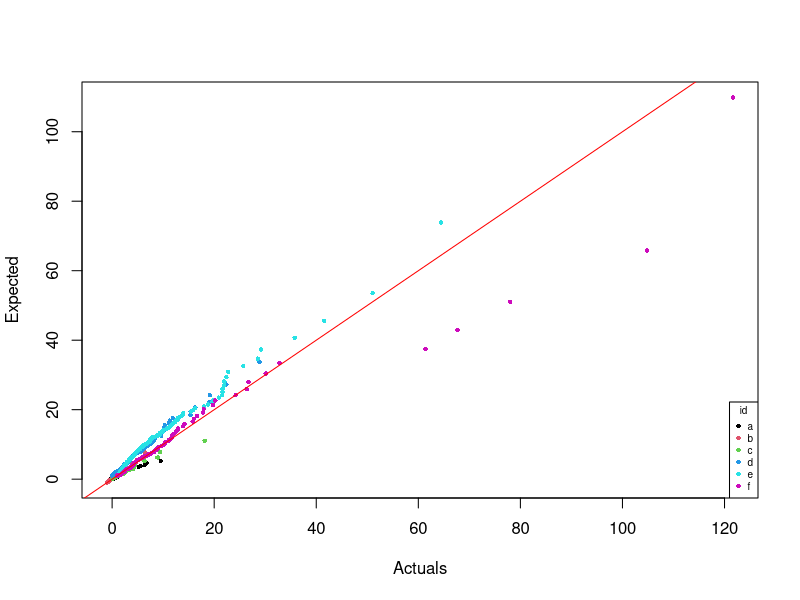
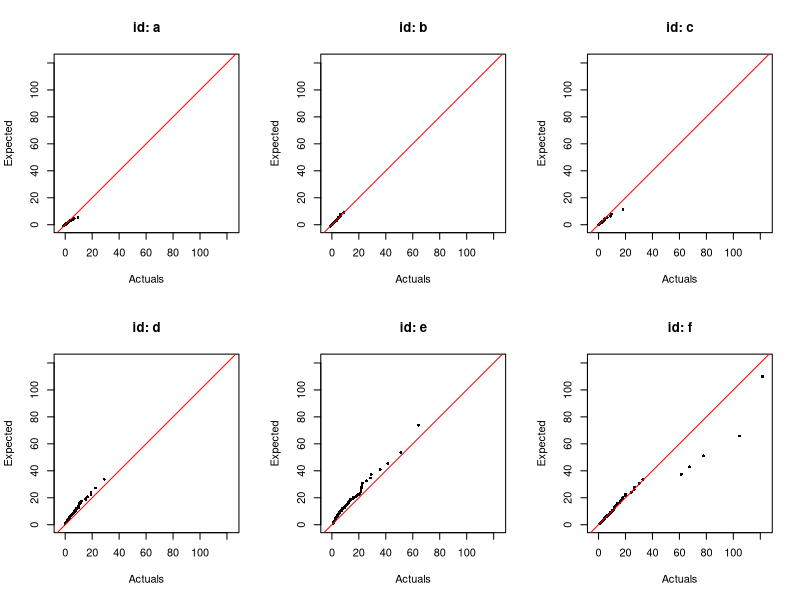
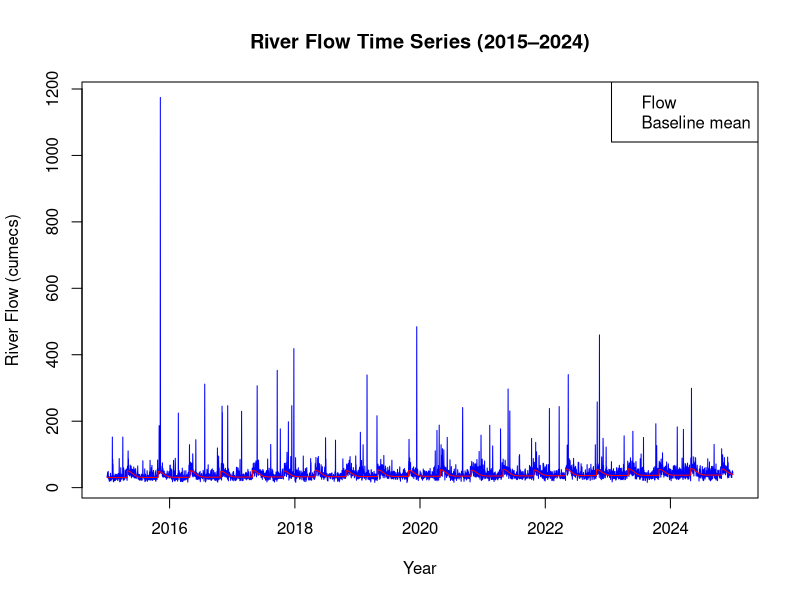
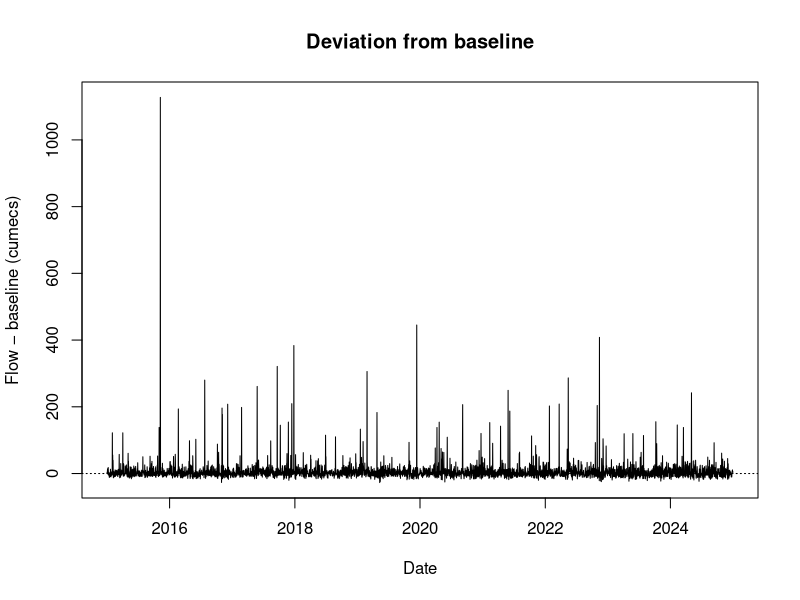
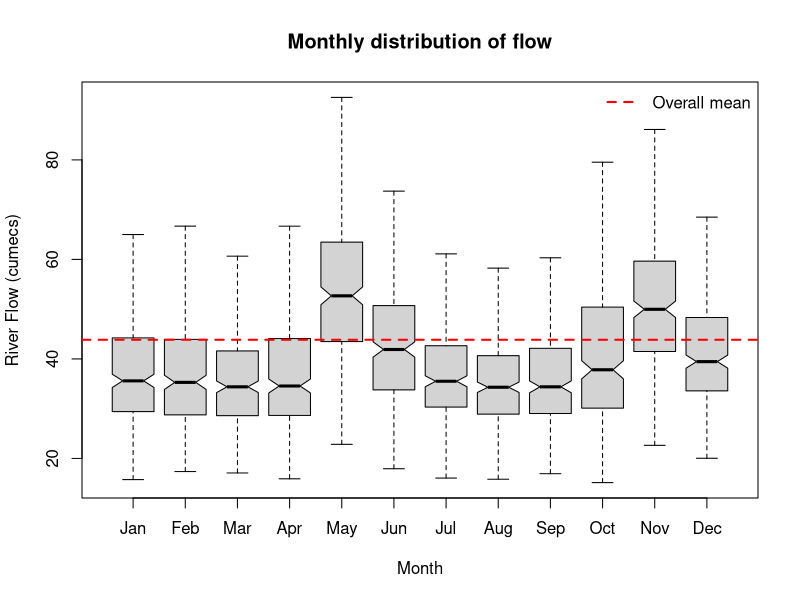
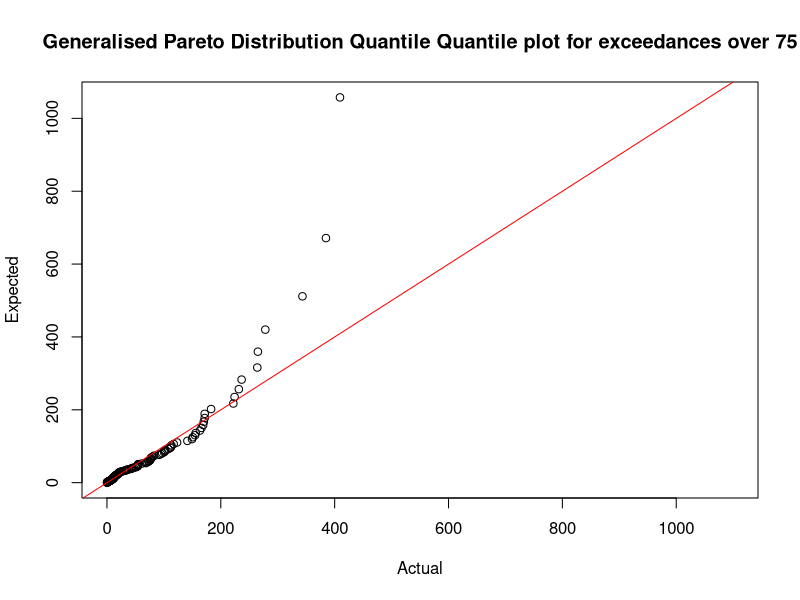

Recreate these plots in R, in order.
## ---- chunk 1
qgpd <- function (p, sigma=1, xi=0, u=0){
  if (p<0||p>1){
    return(warning("NaNs produced - p must be between 0 and 1")) 
  }
  else if (sigma<=0){
    return(warning("NaNs produced - sigma must be greater than 0")) 
  }
  else if (xi != 0){
    return(u + ((1-p)^(-xi)-1) * sigma / xi)
  } else {
    return(u - sigma * log(1-p))
  }
}
## ---- chunk 2
qgpd(0.5,2,-0.4,1.5)
qgpd(0.75,2,-0.4,1.5)
qgpd(0.99,2,-0.4,1.5)
## ---- chunk 3
#| echo: false

# Reading our inputs:
gpd_parameters <- read.csv("gpd_parameters.csv")
gpd_samples <- read.csv("gpd_samples.csv")

# Mapping from our samples vector to our parameters table: 
row <- match(gpd_samples$set_id, gpd_parameters$id)

# Ranking our samples:
class_ranking <- ave(gpd_samples$value, gpd_samples$set_id, FUN = rank)

# Using our samples to generate our p-values:
n <- gpd_parameters$size[row]
p <- (class_ranking - 0.5) / n

# To enable vectors as inputs:
qgpd_vec <- function(p, sigma=1, xi=0, u=0){
  ifelse(
    rep_len(xi, length(p)) == 0,
    u - sigma * log(1 - p), 
    u + ((1 - p)^(-xi) - 1) * sigma / xi 
  )
}

# Formatting (necessary for the legend):
f   <- factor(gpd_samples$set_id)
cols <- as.integer(f)
ptch <- 16
pt.cex <- 0.6

expected_q <- qgpd_vec(
  p, 
  gpd_parameters$sigma[row], 
  gpd_parameters$xi[row],
  gpd_parameters$u[row]
)

# Graphing our actual vs expected (using our p-values to generate our expected):
plot(
x = gpd_samples$value, 
y = expected_q,
xlab = "Actuals",
ylab = "Expected",
col = cols,
pch = ptch,
cex = pt.cex
)

# Adding our y=x line:
abline(0,1,col="red")

# Adding our legend:
legend(
  "bottomright",
  title = "id",
  legend = levels(f),
  col = 1:6,
  pch = ptch,
  cex = pt.cex,
  bty = "o")

## ---- chunk 4
#| echo: false

# Making six QQ plots (with one per id):
ids <- levels(f)
limits <- range(c(gpd_samples$value, expected_q), finite = TRUE)

# Setting up the grid for our 6 smaller QQ plots:
op <- par(mfrow = c(2, 3))

# Building our plots:
for(id in ids){
  ii <- gpd_samples$set_id == id
  plot(
    x = gpd_samples$value[ii],
    y = expected_q[ii],
    xlab = "Actuals",
    ylab = "Expected",
    main = paste("id:", id),
    pch  = ptch,
    cex  = pt.cex,
    xlim = limits,
    ylim = limits,
    asp  = 1
  )
  abline(0, 1, col = "red")
}

# Reverting from grids back to normal:
par(op)

## ---- chunk 5
#| echo: false

# Reading our inputs:
riverflow <- read.csv("riverflow_2015_2024.csv")

# Formating dates:
riverflow$date <- as.Date(riverflow$date, format = "%Y-%m-%d")

# Time Series of flow data:
plot(
x = riverflow$date,
y = riverflow$flow,
type = "l",
col = "blue",
xlim = range(riverflow$date, na.rm = TRUE),
ylim = range(riverflow$flow, na.rm = TRUE),
xlab = "Year",
ylab = "River Flow (cumecs)",
main = "River Flow Time Series (2015–2024)"
)

# Time Series of baseline mean:
lines(
x = riverflow$date,
y = riverflow$baseline_mean,
col = "red",
lty = c(1, 2),
lwd = c(1, 2))

# Legend:
legend(
"topright",
legend = c("Flow", "Baseline mean"),
col = c("blue", "red"), 
bty = "o")


# Time series plot of flow minus baseline mean. 
plot(
x = riverflow$date,
y = riverflow$flow - riverflow$baseline_mean,
type = "l",
xlab = "Date", 
ylab = "Flow − baseline (cumecs)",
main = "Deviation from baseline"
)
abline(h = 0, lty = 3)


## ---- chunk 6

# Adding another column:
riverflow$month <- factor(format(riverflow$date, "%b"), levels = month.abb)

# Box and Whisker plot:
boxplot(
flow ~ month,
data = riverflow,
ylab = "River Flow (cumecs)",
xlab = "Month",
main = "Monthly distribution of flow",
notch = TRUE,
outline = FALSE)
abline(h = mean(riverflow$flow), col = "red", lwd = 2, lty = 2)
legend("topright", legend = "Overall mean", col = "red", lwd = 2, lty = 2, bty = "n")
## ---- chunk 7
#| echo: false

# Set up, so that we can use the formula from question 2:
over75 <- riverflow$flow[riverflow$flow > 75]
p <- rank(over75-0.5)/length(over75)

# Quantile Quantile Plot comparing the actual versus expected data:
plot(
x = sort(over75)-75,
y = sort(qgpd_vec(p,29.7,0.62,0)), 
xlab = "Actual",
ylab = "Expected",
main = "Generalised Pareto Distribution Quantile Quantile plot for exceedances over 75")
abline(0, 1, col = "red")
